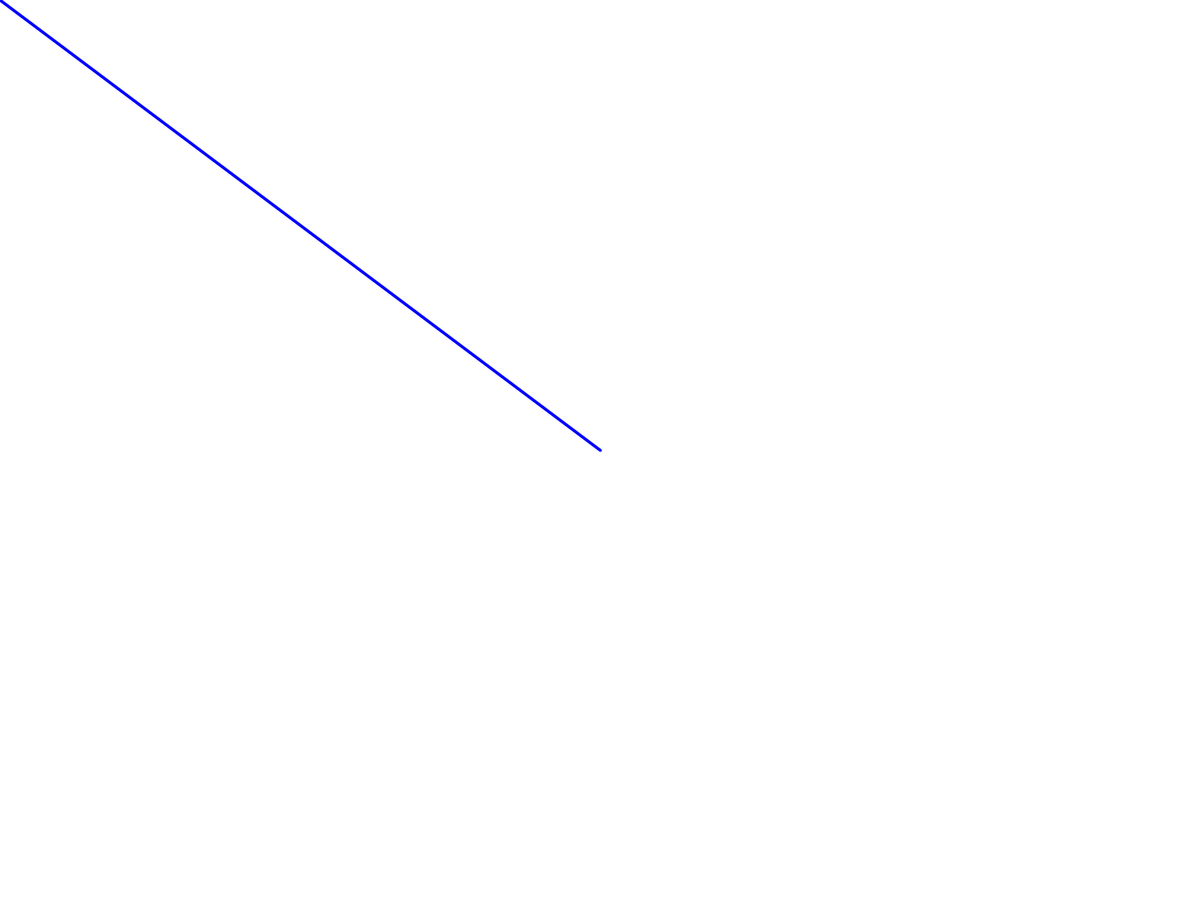
Frame 1 (no input)
Frame 60 (the mouse pressed at the canvas centre just before this capture): identical to frame 1, image omitted
Frame 120 (the mouse held since frame 60 and released just before this capture): blank canvas, image omitted

The Processing sketch that drew this single still picture (run headless with seeded random() and noise(); from frame 60 on, the mouse is pressed at the canvas centre):

// Processing sketch: vector_subtraction
// ── vector_subtraction.pde
// Draws a line from the center of the window to the mouse position

void setup() {
  fullScreen(); 
}

void draw() {
  background(255);
  
  PVector mouse = new PVector(mouseX, mouseY);
  PVector center = new PVector(width / 2, height / 2);
  
  mouse.sub(center);
  
  translate(width / 2, height / 2);
  stroke(0, 0, 255);
  strokeWeight(4);
  line(0, 0, mouse.x, mouse.y);
}
